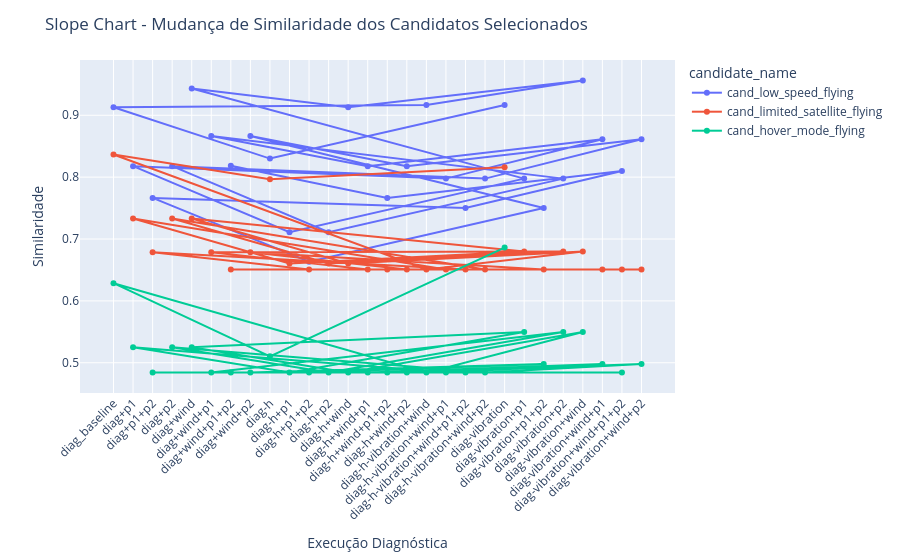

Notebook cell for this chart:
### Code cell
import pandas as pd
import matplotlib.pyplot as plt

# (opcional) garantir que só ficam os 3 candidatos de interesse
cands_interesse = [
    "cand_hover_mode_flying",
    "cand_limited_satellite_flying",
    "cand_low_speed_flying",
]
df = df[df["candidate_name"].isin(cands_interesse)]

# 2) Definir ordem do eixo X (diagnósticos)
# pega todos os nomes únicos
diagnostics = df["diagnosed_name"].unique().tolist()

# coloca o baseline primeiro e o resto em ordem alfabética
diagnostics_order = ["diag_baseline"] + sorted(
    [d for d in diagnostics if d != "diag_baseline"]
)

# 3) Plotar com plotly.express
fig = px.line(
    df,
    x="diagnosed_name",
    y="similarity_result",
    color="candidate_name",
    markers=True,
    category_orders={"diagnosed_name": diagnostics_order},
)

fig.update_layout(
    title="Slope Chart - Mudança de Similaridade dos Candidatos Selecionados",
    xaxis_title="Execução Diagnóstica",
    yaxis_title="Similaridade",
)

fig.update_xaxes(tickangle=-45)

fig.show()

### Figure 1 — Plotly figure (JSON) as saved in the notebook; plotly's stock layout.template omitted (floating-point values rounded to 4 significant figures)
{"data": [{"hovertemplate": "candidate_name=cand_low_speed_flying<br>diagnosed_name=%{x}<br>similarity_result=%{y}<extra></extra>", "legendgroup": "cand_low_speed_flying", "line": {"color": "#636efa", "dash": "solid"}, "marker": {"symbol": "circle"}, "mode": "lines+markers", "name": "cand_low_speed_flying", "orientation": "v", "showlegend": true, "type": "scatter", "x": ["diag-vibration", "diag-h", "diag_baseline", "diag-h-vibration+wind", "diag-vibration+wind", "diag-h+wind", "diag+wind", "diag-vibration+p1", "diag-h+p1", "diag+p1", "diag-h-vibration+wind+p1", "diag-vibration+wind+p1", "diag-h+wind+p1", "diag+wind+p1", "diag-vibration+p2", "diag-h+p2", "diag+p2", "diag-h-vibration+wind+p2", "diag-vibration+wind+p2", "diag-h+wind+p2", "diag+wind+p2", "diag-vibration+p1+p2", "diag-h+p1+p2", "diag+p1+p2", "diag-h-vibration+wind+p1+p2", "diag-vibration+wind+p1+p2", "diag-h+wind+p1+p2", "diag+wind+p1+p2"], "xaxis": "x", "y": [0.9167, 0.83, 0.913, 0.9167, 0.9563, 0.913, 0.9433, 0.7976, 0.711, 0.8178, 0.7976, 0.8611, 0.8178, 0.8664, 0.7976, 0.711, 0.8178, 0.7976, 0.8611, 0.8178, 0.8664, 0.75, 0.6633, 0.7665, 0.75, 0.8098, 0.7665, 0.8183], "yaxis": "y"}, {"hovertemplate": "candidate_name=cand_limited_satellite_flying<br>diagnosed_name=%{x}<br>similarity_result=%{y}<extra></extra>", "legendgroup": "cand_limited_satellite_flying", "line": {"color": "#EF553B", "dash": "solid"}, "marker": {"symbol": "circle"}, "mode": "lines+markers", "name": "cand_limited_satellite_flying", "orientation": "v", "showlegend": true, "type": "scatter", "x": ["diag-vibration", "diag-h", "diag_baseline", "diag-h-vibration+wind", "diag-vibration+wind", "diag-h+wind", "diag+wind", "diag-vibration+p1", "diag-h+p1", "diag+p1", "diag-h-vibration+wind+p1", "diag-vibration+wind+p1", "diag-h+wind+p1", "diag+wind+p1", "diag-vibration+p2", "diag-h+p2", "diag+p2", "diag-h-vibration+wind+p2", "diag-vibration+wind+p2", "diag-h+wind+p2", "diag+wind+p2", "diag-vibration+p1+p2", "diag-h+p1+p2", "diag+p1+p2", "diag-h-vibration+wind+p1+p2", "diag-vibration+wind+p1+p2", "diag-h+wind+p1+p2", "diag+wind+p1+p2"], "xaxis": "x", "y": [0.816, 0.7967, 0.8367, 0.6508, 0.6797, 0.6603, 0.7332, 0.6797, 0.6603, 0.7332, 0.6508, 0.6508, 0.6508, 0.6788, 0.6797, 0.6603, 0.7332, 0.6508, 0.6508, 0.6508, 0.6788, 0.6508, 0.6508, 0.6788, 0.6508, 0.6508, 0.6508, 0.6508], "yaxis": "y"}, {"hovertemplate": "candidate_name=cand_hover_mode_flying<br>diagnosed_name=%{x}<br>similarity_result=%{y}<extra></extra>", "legendgroup": "cand_hover_mode_flying", "line": {"color": "#00cc96", "dash": "solid"}, "marker": {"symbol": "circle"}, "mode": "lines+markers", "name": "cand_hover_mode_flying", "orientation": "v", "showlegend": true, "type": "scatter", "x": ["diag-vibration", "diag-h", "diag_baseline", "diag-h-vibration+wind", "diag-vibration+wind", "diag-h+wind", "diag+wind", "diag-vibration+p1", "diag-h+p1", "diag+p1", "diag-h-vibration+wind+p1", "diag-vibration+wind+p1", "diag-h+wind+p1", "diag+wind+p1", "diag-vibration+p2", "diag-h+p2", "diag+p2", "diag-h-vibration+wind+p2", "diag-vibration+wind+p2", "diag-h+wind+p2", "diag+wind+p2", "diag-vibration+p1+p2", "diag-h+p1+p2", "diag+p1+p2", "diag-h-vibration+wind+p1+p2", "diag-vibration+wind+p1+p2", "diag-h+wind+p1+p2", "diag+wind+p1+p2"], "xaxis": "x", "y": [0.6861, 0.5105, 0.6286, 0.4841, 0.5498, 0.4841, 0.5252, 0.5498, 0.4841, 0.5252, 0.4841, 0.4981, 0.4841, 0.4841, 0.5498, 0.4841, 0.5252, 0.4841, 0.4981, 0.4841, 0.4841, 0.4981, 0.4841, 0.4841, 0.4841, 0.4841, 0.4841, 0.4841], "yaxis": "y"}], "layout": {"legend": {"title": {"text": "candidate_name"}, "tracegroupgap": 0}, "margin": {"t": 60}, "title": {"text": "Slope Chart - Mudança de Similaridade dos Candidatos Selecionados"}, "xaxis": {"anchor": "y", "categoryarray": ["diag_baseline", "diag+p1", "diag+p1+p2", "diag+p2", "diag+wind", "diag+wind+p1", "diag+wind+p1+p2", "diag+wind+p2", "diag-h", "diag-h+p1", "diag-h+p1+p2", "diag-h+p2", "diag-h+wind", "diag-h+wind+p1", "diag-h+wind+p1+p2", "diag-h+wind+p2", "diag-h-vibration+wind", "diag-h-vibration+wind+p1", "diag-h-vibration+wind+p1+p2", "diag-h-vibration+wind+p2", "diag-vibration", "diag-vibration+p1", "diag-vibration+p1+p2", "diag-vibration+p2", "diag-vibration+wind", "diag-vibration+wind+p1", "diag-vibration+wind+p1+p2", "diag-vibration+wind+p2"], "categoryorder": "array", "domain": [0, 1], "tickangle": -45, "title": {"text": "Execução Diagnóstica"}}, "yaxis": {"anchor": "x", "domain": [0, 1], "title": {"text": "Similaridade"}}}}
